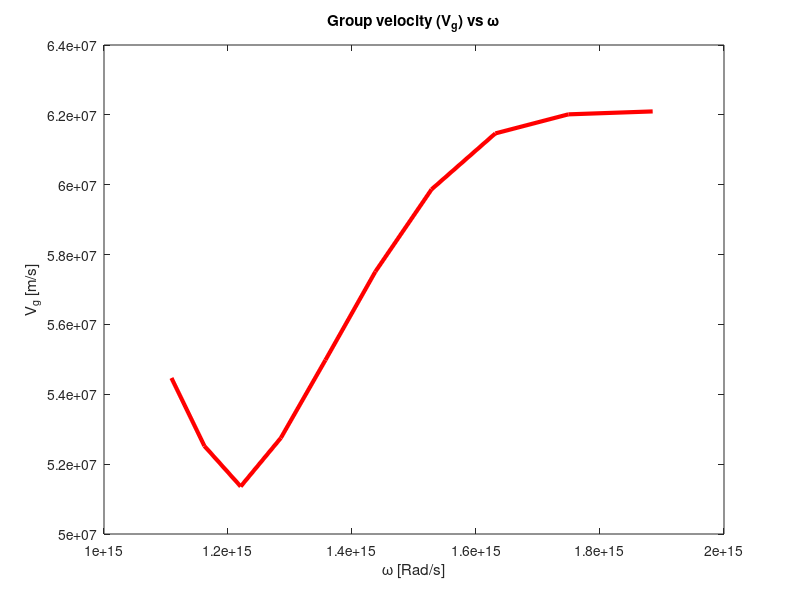

MATLAB code for this plot: (Note: this script raises an error after producing the figure.)
%MATLAB code for ECE747 Q3 (c,d)

%defining all the parameters
c=3e+08;%speed of light
wave_range=linspace(1e-06,1.7e-06,10); %free-space wavelength range
n_eff_range=zeros(1,10); %empty array of effective indices corresponding to each free-space wavelength
%Run Lumerical mode solver for each of the wavelength in wave_range, to
%obtain the corresponding n_eff
n_eff_range(1)=2.837678; %corresponding to wave_range(1)=1e-06
n_eff_range(2)=2.682639; %corresponding to wave_range(2)=1.078e-06
n_eff_range(3)=2.526582; %corresponding to wave_range(3)=1.156e-06
n_eff_range(4)=2.365418; %corresponding to wave_range(4)=1.233e-06
n_eff_range(5)=2.192126; %corresponding to wave_range(5)=1.311e-06
n_eff_range(6)=2.005841; %corresponding to wave_range(6)=1.389e-06
n_eff_range(7)=1.804829; %corresponding to wave_range(7)=1.467e-06
n_eff_range(8)=1.593506; %corresponding to wave_range(8)=1.544e-06
n_eff_range(9)=1.376746; %corresponding to wave_range(9)=1.622e-06
n_eff_range(10)=1.178673; %corresponding to wave_range(10)=1.7e-06

w_range=2*pi*c./wave_range; %corresponding angular frequency range
beta_range=2*pi.*n_eff_range./wave_range; %corresponding wave number range

%making the plot of the dispersion relation
%plot(beta_range*10^(-6),w_range,'Color','r','Linewidth',3)
%title('Dispersion Relation (\omega vs \beta)')
%xlabel('\beta [\mum^{-1}]')
%ylabel('\omega [Rad/s]')
%ax = gca;
%ax.FontSize = 25;

v_g=real(gradient(w_range)./gradient(beta_range)); %group velocity

%making the plot of the group velocity vs angular frequency
plot(w_range, v_g,'Color','r','Linewidth',3)
title('Group velocity (V_g) vs \omega')
xlabel('\omega [Rad/s]')
ylabel('V_g [m/s]')
ax = gca;
ax.FontSize = 25;